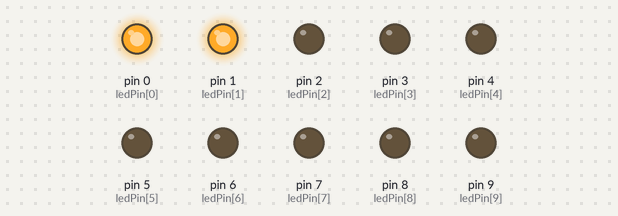
Bench run of a sketch on a simulated Arduino Uno, built with avr-gcc and run on an emulated ATmega328P. On the bench: output pins drawn as LEDs (lit = HIGH).

Above: at 0.14 s.
At 0.94 s:
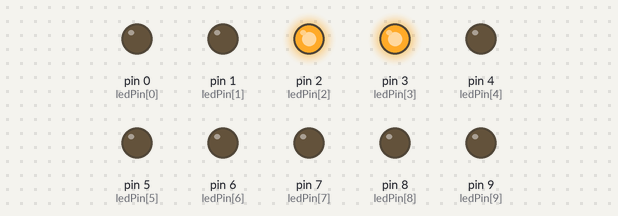
At 2.14 s:
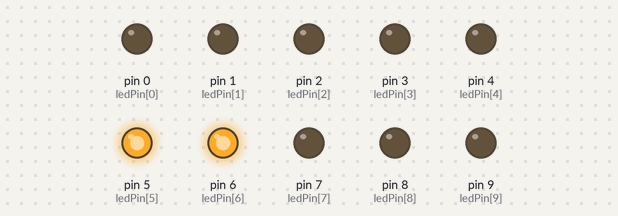
At 4.54 s:
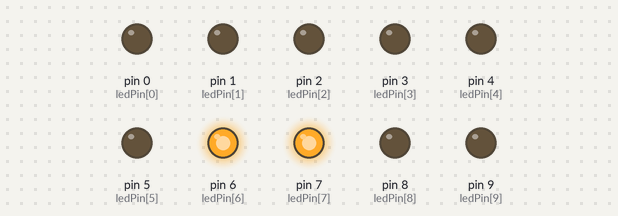
At 6.54 s:
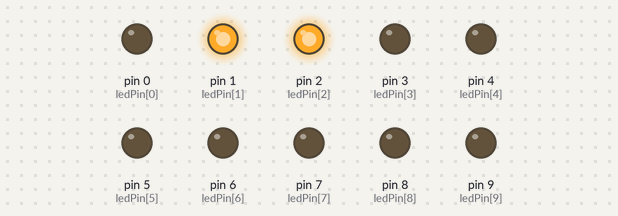
At 8.94 s:
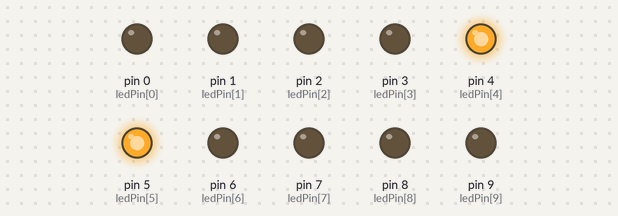
Timing chart, 0 to 9.4 s (numbered marks = the images above):
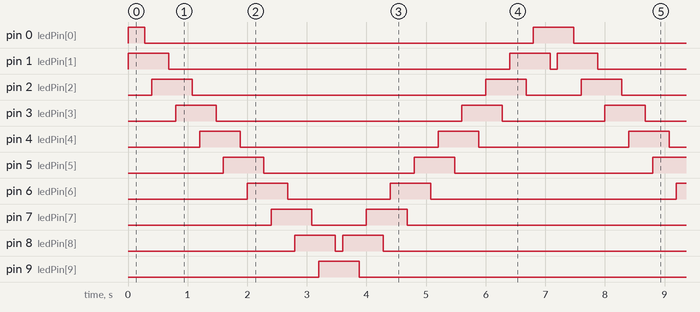

The sketch:

DenLEDNhapNhayDuoi.ino
```cpp
char ledPin[]={0, 1, 2, 3, 4, 5, 6, 7, 8, 9};
unsigned int t1=280;
unsigned int t2=120;
void setup() {
  for (char i=0; i<10; i++)
  {
    pinMode(ledPin[i], OUTPUT);
  }
}
void loop() {
  for (char x=0; x<9; x++) {
    digitalWrite(ledPin[x], HIGH);
    digitalWrite(ledPin[x+1], HIGH);
    delay(t1);
    digitalWrite(ledPin[x], LOW);
    delay(t2);
  }
  for (char y=9; y>0; y--) {
    digitalWrite(ledPin[y], HIGH);
    digitalWrite(ledPin[y-1], HIGH);
    delay(t1);
    digitalWrite(ledPin[y], LOW);
    delay(t2);
  }
}
```

Measured:
- by itself, pin 0 (ledPin[0]): repeats every 7.2 s: LOW 6.5 s, HIGH 0.68 s
- by itself, pin 1 (ledPin[1]): repeats every 7.2 s: LOW 5.7 s, HIGH 0.68 s, LOW 0.12 s, HIGH 0.68 s
- by itself, pin 2 (ledPin[2]): repeats every 7.2 s: LOW 4.9 s, HIGH 0.68 s, LOW 0.92 s, HIGH 0.68 s
- by itself, pin 3 (ledPin[3]): repeats every 7.2 s: LOW 4.1 s, HIGH 0.68 s, LOW 1.7 s, HIGH 0.68 s
- by itself, pin 4 (ledPin[4]): repeats every 7.2 s: LOW 3.3 s, HIGH 0.68 s, LOW 2.5 s, HIGH 0.68 s
- by itself, pin 5 (ledPin[5]): repeats every 7.2 s: LOW 2.5 s, HIGH 0.68 s, LOW 3.3 s, HIGH 0.68 s
- by itself, pin 6 (ledPin[6]): repeats every 7.2 s: LOW 1.7 s, HIGH 0.68 s, LOW 4.1 s, HIGH 0.68 s
- by itself, pin 7 (ledPin[7]): repeats every 7.2 s: LOW 0.92 s, HIGH 0.68 s, LOW 4.9 s, HIGH 0.68 s
